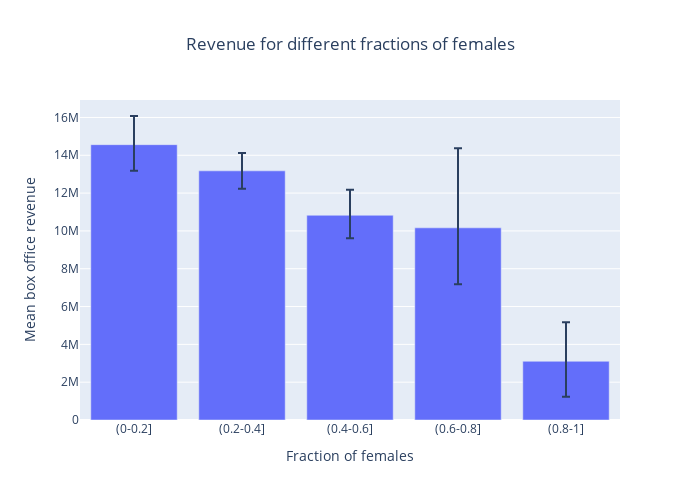

Notebook code cell kept with this figure:
### Code cell
fig = go.Figure()
fig.add_trace(go.Bar(
    name='Revenue',
    x=grouped_means_revenue.keys(), y=grouped_means_revenue_female.values,
    error_y=dict(type='data', array=yerr_upper, arrayminus=yerr_lower),
))

fig.update_layout(
    barmode='group',
    width=700,
    height=500,
    xaxis_title="Fraction of females", 
    yaxis_title="Mean box office revenue",
    title='Revenue for different fractions of females',
    title_x = 0.5
)
fig.show()
fig.write_html("./plots/revenue_female_bar.html")

### Figure 1 — Plotly figure (JSON) as saved in the notebook; plotly's stock layout.template omitted (floating-point values rounded to 4 significant figures)
{"data": [{"error_y": {"array": [1516000.0, 949500.0, 1355000.0, 4216000.0, 2071000.0], "arrayminus": [1383000.0, 941500.0, 1221000.0, 2986000.0, 1872000.0], "type": "data"}, "name": "Revenue", "type": "bar", "x": ["(0-0.2]", "(0.2-0.4]", "(0.4-0.6]", "(0.6-0.8]", "(0.8-1]"], "y": [14560000.0, 13180000.0, 10830000.0, 10160000.0, 3105000.0]}], "layout": {"barmode": "group", "height": 500, "title": {"text": "Revenue for different fractions of females", "x": 0.5}, "width": 700, "xaxis": {"autorange": true, "range": [-0.5, 4.5], "title": {"text": "Fraction of females"}, "type": "category"}, "yaxis": {"autorange": true, "range": [0, 16920000.0], "title": {"text": "Mean box office revenue"}, "type": "linear"}}}
